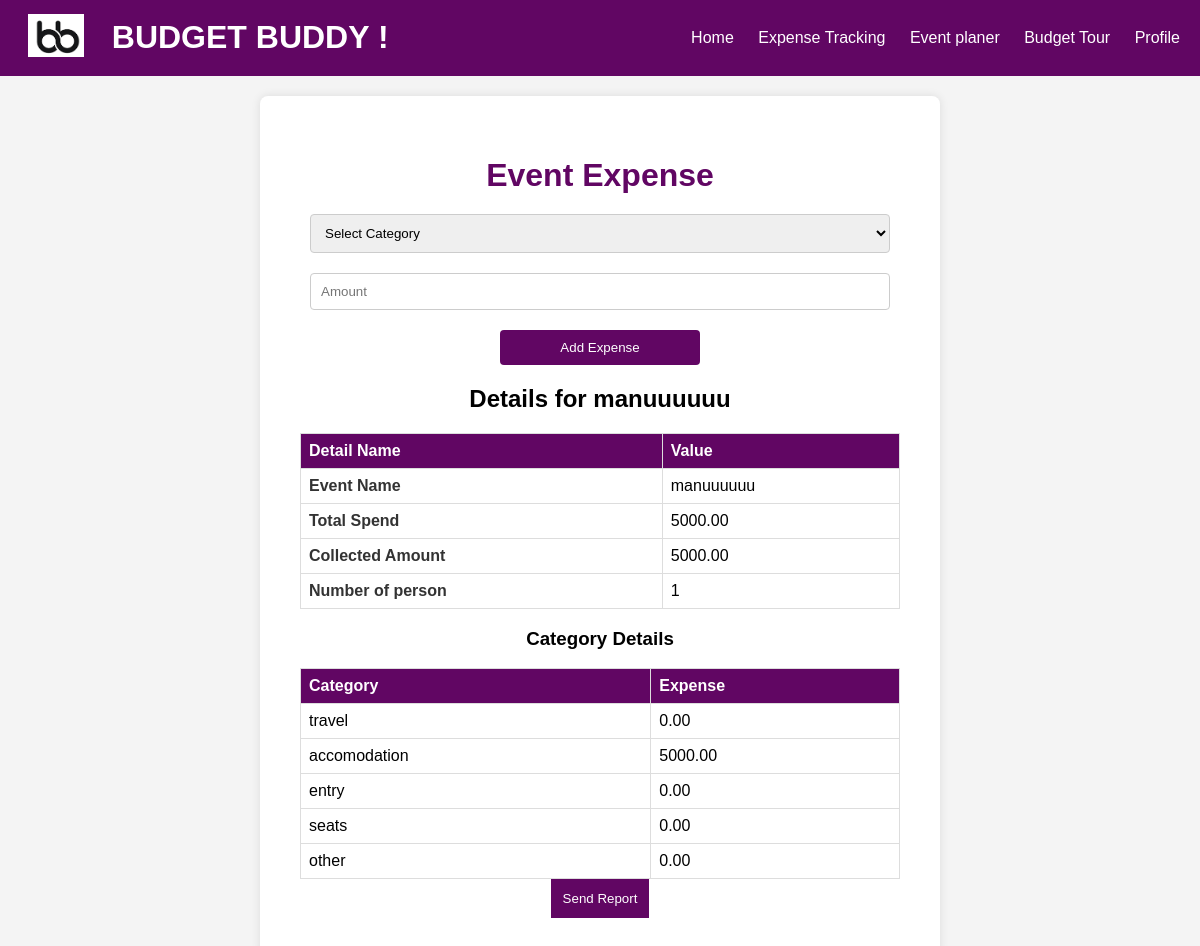
The app's page /divider/manuuuuuu/ with its own data.
### expenses/models.py (models this page shows, shortened)
class DEvent(models.Model):
    user = models.ForeignKey(User, on_delete=models.CASCADE)
    event_name = models.CharField(max_length=100)
    event_location = models.CharField(max_length=100)
    num_persons = models.IntegerField()
    president_name = models.CharField(max_length=100)
    president_email = models.EmailField()
    program_secretary_name = models.CharField(max_length=100)
    program_secretary_email = models.EmailField()
    status = models.IntegerField(default=0)
    total = models.DecimalField(max_digits=10, decimal_places=2, default=0)
    collected = models.DecimalField(max_digits=10, decimal_places=2, default=0)

class CatEvent(models.Model):
    event_name = models.CharField(max_length=100)
    category = models.CharField(max_length=100)
    expense = models.DecimalField(max_digits=10, decimal_places=2, null=True, default=0)

### expenses/views.py (the view, shortened to what this page needs)
# urls.py: path('divider/<str:event_name>/', views.divider, name='divider'),
def divider(request, event_name):
    try:
        event_details = DEvent.objects.get(event_name=event_name)
        cat_details = CatEvent.objects.filter(event_name=event_name)
    except ObjectDoesNotExist:
        event_details = None
        cat_details = None
    return render(request, 'divider.html', {'event_details': event_details, 'cat_details': cat_details})

### expenses/templates/dividertemp/divider.html (shortened to what this page needs)
<!DOCTYPE html>
<html lang="en">
<head>
</head>
<body>
  {% include 'header.html' %}
<div class="expense-container">
  <h1>Event Expense</h1>
  <form id="expenseForm"  method="post" action="{% url 'divider' event_name=event_details.event_name  %}">
    <div class="form-group">
      <select id="category" name="category" required>
        <option value="" disabled selected>Select Category</option>
      </select>
    </div>
    <div class="form-group">
      <input type="number" id="amount" name="amount" placeholder="Amount " min="0" required>
    </div>
    <button type="submit" class="btn">Add Expense</button>
  </form>
  <div class="tour-planner">
    <div class="result-section">
        {% if event_details %}
            <h2>Details for {{ event_details.event_name }}</h2>
            <table>
                <tr>
                    <th>Detail Name</th>
                    <th>Value</th>
                </tr>
                <tr>
                    <td><span>Event Name</span></td>
                    <td>{{ event_details.event_name }}</td>
                </tr>
                <tr>
                    <td><span>Total Spend</span></td>
                    <td>{{ event_details.total }}</td>
                </tr>
                <tr>
                    <td><span>Collected Amount</span></td>
                    <td>{{ event_details.collected }}</td>
                </tr>
                <tr>
                    <td><span>Number of person</span></td>
                    <td>{{ event_details.num_persons }}</td>
                </tr>
            </table>
        {% else %}
            <p>No details found for the entered event name.</p>
        {% endif %}
    </div>
</div>
  {% if cat_details %}
    <h3>Category Details </h3>
    <table>
      <tr>
        <th>Category</th>
        <th>Expense</th>
      </tr>
      {% for cat_detail in cat_details %}
        <tr>
          <td>{{ cat_detail.category }}</td>
          <td>{{ cat_detail.expense }}</td>
        </tr>
      {% endfor %}
    </table>
  {% else %}
    <p>No category details found for the event.</p>
  {% endif %}
  {% if event_details.status == 0 %}
    <form method="post" action="{% url 'close_event' event_name=event_details.event_name %}" class="close-button">
        {% csrf_token %}
        <button type="submit">Close</button>
    </form>
  {% elif event_details.status == 1 %}
    <form method="post" action="{% url 'send_report' event_name=event_details.event_name %}" class="send-report">
        <button type="submit">Send Report</button>
    </form>
{% endif %}
</div>
</body>
</html>

### expenses/templates/dividertemp/divider.html (style rules this page uses)
body { font-family: Arial, sans-serif; background-color: #f4f4f4; margin: 0; padding: 0; justify-content: center; align-items: center; height: 100vh; }
.expense-container { background-color: #fff; padding: 40px; border-radius: 8px; box-shadow: 0 0 10px rgba(0, 0, 0, 0.1); text-align: center; max-width: 600px; width: 100%; margin: 20px auto 0; }
.expense-container h1 { margin-bottom: 20px; color: #610663; }
.form-group { margin-bottom: 20px; }
.form-group select, .form-group input { width: calc(100% - 20px); padding: 10px; border: 1px solid #ccc; border-radius: 4px; box-sizing: border-box; outline: none; }
.btn { background-color: #610663; color: #fff; padding: 10px 20px; border: none; border-radius: 4px; cursor: pointer; transition: background-color 0.3s; width: 100%; max-width: 200px; margin: auto; display: block; }
table { width: 100%; border-collapse: collapse; margin-top: 10px; }
th, td { border: 1px solid #ddd; padding: 8px; text-align: left; }
th { background-color: #610663; color: white; }
span { font-weight: bold; color: #333; }
button { background-color: #610663; color: #fff; cursor: pointer; border: none; padding: 12px; }

### expenses/templates/header.html (style rules this page uses)
body { font-family: 'Arial', sans-serif; background-size: cover; background-position: center; margin: 0; padding: 0; }

### records on screen
DEvent: event_name "manuuuuuu", total "5000.00", collected "5000.00", num_persons "1"
CatEvent: category "travel", expense "0.00"
CatEvent: category "accomodation", expense "5000.00"
CatEvent: category "entry", expense "0.00"
CatEvent: category "seats", expense "0.00"
CatEvent: category "other", expense "0.00"
